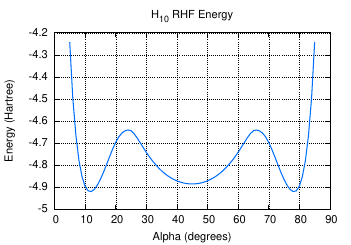

Generate this figure with gnuplot:
set term postscript enhanced eps color "Palatino" 16
set size 0.7, 0.7
set encoding iso

# Set line styles
set style line  1 lt 1 lw 3 lc rgb "#0070FF" pt 6    # blue
set style line  2 lt 1 lw 3 lc rgb "#E52B50" pt 6    # red
set style line  3 lt 1 lw 3 lc rgb "#009A63" pt 6    # green
set style line  4 lt 1 lw 3 lc rgb "#702963" pt 6    # purple
set style line  5 lt 1 lw 3 lc rgb "#F28500" pt 6    # orange
set style line  6 lt 1 lw 3 lc rgb "#00BFFF" pt 6    # deep sky blue
set style line  7 lt 1 lw 3 lc rgb "#FF91A4" pt 6    # pink
set style line  8 lt 1 lw 3 lc rgb "#50C878" pt 6    # light green
set style line  9 lt 1 lw 3 lc rgb "#C9A0DC" pt 6    # lavender
set style line 10 lt 1 lw 3 lc rgb "#000000" pt 6    # black
set style line 11 lt 2 lw 3 lc rgb "#0070FF" pt 6    # blue
set style line 12 lt 2 lw 3 lc rgb "#E52B50" pt 6    # red
set style line 13 lt 2 lw 3 lc rgb "#009A63" pt 6    # green
set style line 14 lt 2 lw 3 lc rgb "#702963" pt 6    # purple
set style line 15 lt 2 lw 3 lc rgb "#F28500" pt 6    # orange
set style line 16 lt 2 lw 3 lc rgb "#00BFFF" pt 6    # deep sky blue
set style line 17 lt 2 lw 3 lc rgb "#FF91A4" pt 6    # pink
set style line 18 lt 2 lw 3 lc rgb "#50C878" pt 6    # light green
set style line 19 lt 2 lw 3 lc rgb "#C9A0DC" pt 6    # lavender
set style line 20 lt 2 lw 3 lc rgb "#000000" pt 6    # black
set style line 100 lt 1 lw 1 lc rgb "#FFFFFF"

set title "H_{10} RHF Energy" 
set xlabel "Alpha (degrees)"
set ylabel "Energy (Hartree)"
set xtics 0, 10.0
#set x2tics ( 45.00 ) format "" scale 0
set grid xtics x2tics ytics
unset key

set output "h10_2rows_RHFE.eps"
set xrange [0:*]
set yrange [*:*]
plot "h10_2rows_RHFE" u 1:3 w l ls 1
